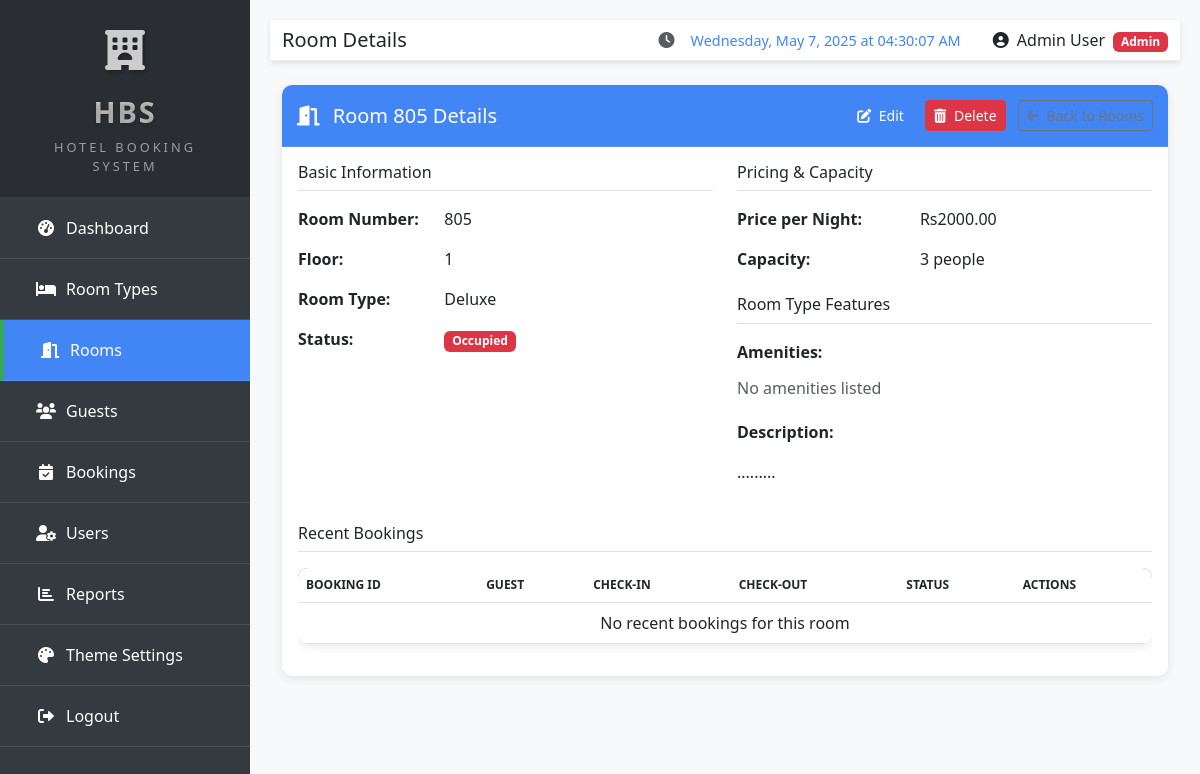
Screenshot of /hotel/rooms/29/ (signed in) with the database file from the repository.
### hotel/models.py (models this page shows, shortened)
class UserProfile(models.Model):
    ROLE_CHOICES = (
        ('admin', 'Admin'),
        ('receptionist', 'Receptionist'),
    )
    user = models.OneToOneField(User, on_delete=models.CASCADE, related_name='profile')
    role = models.CharField(max_length=20, choices=ROLE_CHOICES, default='receptionist')
    phone = models.CharField(max_length=20, blank=True)
    address = models.TextField(blank=True)

class Room(models.Model):
    STATUS_CHOICES = (
        ('available', 'Available'),
        ('occupied', 'Occupied'),
        ('maintenance', 'Under Maintenance'),
        ('reserved', 'Reserved'),
    )
    number = models.CharField(max_length=10, unique=True)
    room_type = models.ForeignKey(RoomType, on_delete=models.CASCADE, related_name='rooms')
    status = models.CharField(max_length=20, choices=STATUS_CHOICES, default='available')
    floor = models.PositiveIntegerField()
    notes = models.TextField(blank=True)
    image = models.ImageField(upload_to='rooms/', blank=True, null=True, help_text='Upload a room photo')
    created_at = models.DateTimeField(auto_now_add=True)
    updated_at = models.DateTimeField(auto_now=True)

class RoomType(models.Model):
    name = models.CharField(max_length=100)
    description = models.TextField()
    price_per_night = models.DecimalField(max_digits=10, decimal_places=2)
    capacity = models.PositiveIntegerField(default=1)
    amenities = models.TextField(blank=True)
    created_at = models.DateTimeField(auto_now_add=True)
    updated_at = models.DateTimeField(auto_now=True)

### hotel/views.py (the view)
# urls.py: path('rooms/<int:pk>/', views.room_detail, name='room_detail'),
@login_required
def room_detail(request, pk):
    room = get_object_or_404(Room, pk=pk)
    bookings = Booking.objects.filter(room=room).order_by('-check_in_date')[:5]
    return render(request, 'hotel/room_detail.html', {'room': room, 'bookings': bookings})

### templates/hotel/room_detail.html (shortened to what this page needs)
{% extends 'hotel/base.html' %}
{% block page_title %}Room Details{% endblock %}
{% block content %}
<div class="card">
    <div class="card-header">
        <div class="d-flex justify-content-between align-items-center">
            <h5>
                <i class="fas fa-door-open me-2"></i> Room {{ room.number }} Details
            </h5>
            <div>
                {% if user.is_staff %}
                <a href="{% url 'room_edit' room.id %}" class="btn btn-sm btn-primary me-2">
                    <i class="fas fa-edit me-1"></i> Edit
                </a>
                <a href="#" class="btn btn-sm btn-danger" data-bs-toggle="modal" data-bs-target="#deleteModal">
                    <i class="fas fa-trash-alt me-1"></i> Delete
                </a>
                {% endif %}
                <a href="{% url 'room_list' %}" class="btn btn-sm btn-outline-secondary ms-2">
                    <i class="fas fa-arrow-left me-1"></i> Back to Rooms
                </a>
            </div>
        </div>
    </div>
    <div class="card-body">
        <div class="row">
            <div class="col-md-6">
                <h6 class="border-bottom pb-2 mb-3">Basic Information</h6>
                <div class="mb-3 row">
                    <div class="col-sm-4 fw-bold">Room Number:</div>
                    <div class="col-sm-8">{{ room.number }}</div>
                </div>
                <div class="mb-3 row">
                    <div class="col-sm-4 fw-bold">Floor:</div>
                    <div class="col-sm-8">{{ room.floor }}</div>
                </div>
                <div class="mb-3 row">
                    <div class="col-sm-4 fw-bold">Room Type:</div>
                    <div class="col-sm-8">{{ room.room_type.name }}</div>
                </div>
                <div class="mb-3 row">
                    <div class="col-sm-4 fw-bold">Status:</div>
                    <div class="col-sm-8">
                        {% if room.status == 'available' %}
                        <span class="badge bg-success">Available</span>
                        {% elif room.status == 'occupied' %}
                        <span class="badge bg-danger">Occupied</span>
                        {% elif room.status == 'maintenance' %}
                        <span class="badge bg-warning text-dark">Maintenance</span>
                        {% elif room.status == 'cleaning' %}
                        <span class="badge bg-info text-dark">Cleaning</span>
                        {% else %}
                        <span class="badge bg-secondary">{{ room.status|title }}</span>
                        {% endif %}
                    </div>
                </div>
            </div>
            <div class="col-md-6">
                <h6 class="border-bottom pb-2 mb-3">Pricing & Capacity</h6>
                <div class="mb-3 row">
                    <div class="col-sm-5 fw-bold">Price per Night:</div>
                    <div class="col-sm-7">Rs{{ room.room_type.price_per_night }}</div>
                </div>
                <div class="mb-3 row">
                    <div class="col-sm-5 fw-bold">Capacity:</div>
                    <div class="col-sm-7">{{ room.room_type.capacity }} people</div>
                </div>
                <h6 class="border-bottom pb-2 mb-3 mt-4">Room Type Features</h6>
                <div class="mb-3">
                    <p class="mb-2 fw-bold">Amenities:</p>
                    <ul class="list-group list-group-flush">
                        {% for amenity in room.room_type.amenities.all %}
                        <li class="list-group-item ps-0 py-1 border-0">
                            <i class="fas fa-check-circle text-success me-2"></i> {{ amenity.name }}
                        </li>
                        {% empty %}
                        <li class="list-group-item ps-0 py-1 border-0 text-muted">No amenities listed</li>
                        {% endfor %}
                    </ul>
                </div>
                <div class="mb-3">
                    <p class="mb-2 fw-bold">Description:</p>
                    <p>{{ room.room_type.description|default:"No description available"|linebreaks }}</p>
                </div>
            </div>
        </div>
        {% if user.is_staff %}
        <div class="mt-4">
            <h6 class="border-bottom pb-2 mb-3">Recent Bookings</h6>
            <div class="table-responsive">
                <table class="table table-hover">
                    <thead>
                        <tr>
                            <th>Booking ID</th>
                            <th>Guest</th>
                            <th>Check-in</th>
                            <th>Check-out</th>
                            <th>Status</th>
                            <th>Actions</th>
                        </tr>
                    </thead>
                    <tbody>
                        {% for booking in recent_bookings %}
                        <tr>
                            <td>{{ booking.id }}</td>
                            <td>{{ booking.guest.full_name }}</td>
                            <td>{{ booking.check_in_date }}</td>
                            <td>{{ booking.check_out_date }}</td>
                            <td>
                                {% if booking.status == 'confirmed' %}
                                <span class="badge bg-success">Confirmed</span>
                                {% elif booking.status == 'pending' %}
                                <span class="badge bg-warning text-dark">Pending</span>
                                {% elif booking.status == 'cancelled' %}
                                <span class="badge bg-danger">Cancelled</span>
                                {% elif booking.status == 'completed' %}
                                <span class="badge bg-info text-dark">Completed</span>
                                {% else %}
                                <span class="badge bg-secondary">{{ booking.status|title }}</span>
                                {% endif %}
                            </td>
                            <td>
                                <a href="{% url 'booking_detail' booking.id %}" class="btn btn-sm btn-outline-primary">
                                    <i class="fas fa-eye"></i>
                                </a>
                            </td>
                        </tr>
                        {% empty %}
                        <tr>
                            <td colspan="6" class="text-center">No recent bookings for this room</td>
                        </tr>
                        {% endfor %}
                    </tbody>
                </table>
            </div>
        </div>
        {% endif %}
    </div>
</div>
{% endblock %}

### templates/hotel/base.html (shortened to what this page needs)
<!DOCTYPE html>
<html lang="en">
<head>
    <link href="https://cdn.jsdelivr.net/npm/bootstrap@5.3.0-alpha1/dist/css/bootstrap.min.css" rel="stylesheet">
    <link rel="stylesheet" href="https://cdnjs.cloudflare.com/ajax/libs/font-awesome/6.0.0/css/all.min.css">
    <link rel="stylesheet" href="https://cdn.jsdelivr.net/npm/chart.js@4.4.1/dist/chart.min.css">
    <link rel="stylesheet" href="/static/css/custom.css">
</head>
<body>
    {% if user.is_authenticated %}
    <div class="sidebar">
        <div class="logo-container">
            <div class="logo-icon">
                <i class="fas fa-hotel"></i>
            </div>
            <div class="logo-text">HBS</div>
            <div class="logo-subtitle">Hotel Booking System</div>
        </div>
        <ul class="nav flex-column">
            <li class="nav-item {% if request.path == '/hotel/' %}active{% endif %}">
                <a class="nav-link" href="{% url 'dashboard' %}">
                    <i class="fas fa-tachometer-alt"></i>
                    <span>Dashboard</span>
                </a>
            </li>
            <li class="nav-item {% if '/room-types/' in request.path %}active{% endif %}">
                <a class="nav-link" href="{% url 'room_type_list' %}">
                    <i class="fas fa-bed"></i>
                    <span>Room Types</span>
                </a>
            </li>
            <li class="nav-item {% if '/rooms/' in request.path %}active{% endif %}">
                <a class="nav-link" href="{% url 'room_list' %}">
                    <i class="fas fa-door-open"></i>
                    <span>Rooms</span>
                </a>
            </li>
            <li class="nav-item {% if '/guests/' in request.path %}active{% endif %}">
                <a class="nav-link" href="{% url 'guest_list' %}">
                    <i class="fas fa-users"></i>
                    <span>Guests</span>
                </a>
            </li>
            <li class="nav-item {% if '/bookings/' in request.path %}active{% endif %}">
                <a class="nav-link" href="{% url 'booking_list' %}">
                    <i class="fas fa-calendar-check"></i>
                    <span>Bookings</span>
                </a>
            </li>
            {% if user.profile.role == 'admin' %}
            <li class="nav-item {% if '/users/' in request.path %}active{% endif %}">
                <a class="nav-link" href="{% url 'user_list' %}">
                    <i class="fas fa-user-cog"></i>
                    <span>Users</span>
                </a>
            </li>
            <li class="nav-item {% if '/reports/' in request.path %}active{% endif %}">
                <a class="nav-link" href="{% url 'reports' %}">
                    <i class="fas fa-chart-bar"></i>
                    <span>Reports</span>
                </a>
            </li>
            {% endif %}
            <li class="nav-item {% if '/settings/theme/' in request.path %}active{% endif %}">
                <a class="nav-link" href="{% url 'theme_settings' %}">
                    <i class="fas fa-palette"></i>
                    <span>Theme Settings</span>
                </a>
            </li>
            <li class="nav-item">
                <a class="nav-link" href="{% url 'logout' %}">
                    <i class="fas fa-sign-out-alt"></i>
                    <span>Logout</span>
                </a>
            </li>
        </ul>
    </div>
    <div class="main-content">
        <nav class="navbar navbar-expand-lg navbar-light mb-4">
            <div class="container-fluid">
                <h5 class="mb-0">{% block page_title %}Hotel Booking System{% endblock %}</h5>
                <div class="d-flex align-items-center">
                    <div class="me-4 text-muted">
                        <i class="fas fa-clock me-1"></i>
                        <span id="realTimeClock"></span>
                    </div>
                    <div class="dropdown">
                        <a class="nav-link dropdown-toggle" href="#" role="button" id="userDropdown" data-bs-toggle="dropdown" aria-expanded="false">
                            <i class="fas fa-user-circle me-1"></i>
                            {{ user.get_full_name|default:user.username }}
                            {% if user.profile.role %}
                            <span class="badge {% if user.profile.role == 'admin' %}bg-danger{% else %}bg-primary{% endif %} ms-1">
                                {{ user.profile.role|title }}
                            </span>
                            {% endif %}
                        </a>
                    </div>
                </div>
            </div>
        </nav>
        <div class="container-fluid">
            {% block content %}{% endblock %}
        </div>
    </div>
    {% else %}
    {% block login_content %}{% endblock %}
    {% endif %}
</body>
</html>

### rows the page displays
Room: number "805", floor "1", room_type.name "Deluxe", room_type.price_per_night "2000.00", room_type.capacity "3", room_type.description "........."

### other values shown
{{ user.get_full_name|default:user.username }} "Admin User"
{{ user.profile.role|title }} "Admin"
